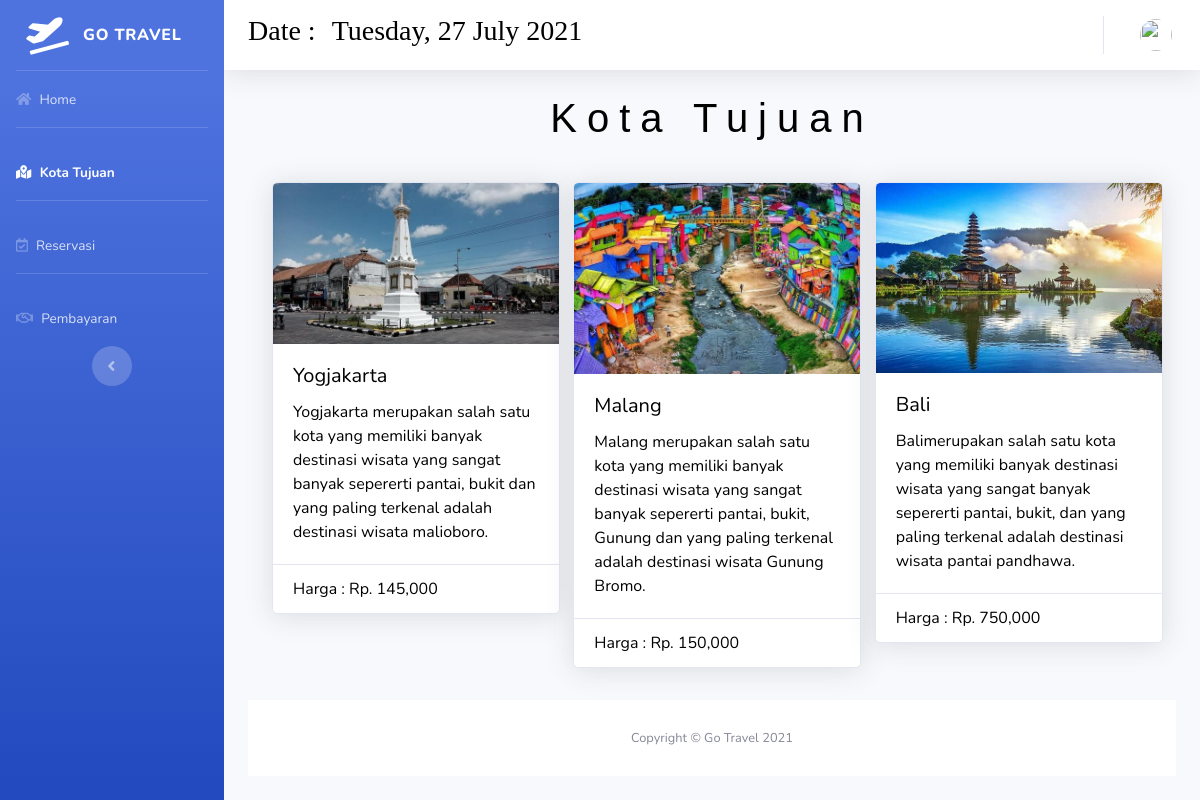
The page /index.php/admin/kotaTujuan on the database its author committed.
### tables this page shows
CREATE TABLE `kota_tujuan` (
  `id` int(11) NOT NULL,
  `name_kota` varchar(50) NOT NULL,
  `image` varchar(50) NOT NULL,
  `deskripsi` varchar(256) NOT NULL,
  `harga` int(11) NOT NULL
);

### application/controllers/Admin.php (called while the page is built, shortened)
<?php
class Admin extends CI_Controller
{
    public function __construct()
    {
        $this->load->library('form_validation');
        $this->load->model('reservasi');
    }
    public function kotaTujuan(){
        $data['title'] = "Kota Tujuan";
        $data['user'] = $this->db->get_where('user' ,['email'=> $this->session->userdata('email')])->row_array();
        $data['kota'] = $this->db->query("SELECT*FROM kota_tujuan");
        $this->load->view('templete/header',$data);
        $this->load->view('templete/sidebar_admin');
        $this->load->view('templete/topbar', $data);
        $this->load->view('admin/kota_tujuan',$data);
        $this->load->view('templete/footer');
    }
}

### index.php (called while the page is built, shortened)
<?php
require_once BASEPATH.'core/CodeIgniter.php';

### application/views/admin/kota_tujuan.php (the view)
<div class="container-fluid">
    <div class="d-flex justify-content-center">
        <h1 style="color: black; font-family: Impact, Haettenschweiler, 'Arial Narrow Bold', sans-serif; letter-spacing: 10px;">Kota Tujuan</h1>
    </div>
<div class="container ">
<div class="row  py-3">
<?php foreach($kota->result_array() as $i ): ?>
    <div class="col-lg-4 py-3">
        <div class="card shadow" style="width: 18rem; color: black;">
             <img src="<?= base_url() ?>/asset/img/kota_tujuan/<?= $i['image']; ?>" class="card-img-top" alt="...">
        <div class="card-body">
            <h5 class="card-title"><?= $i['name_kota']; ?></h5>
            <p class="card-text"><?= $i['deskripsi']; ?></p>
        </div>
            <ul class="list-group list-group-flush">
                <li class="list-group-item">Harga : Rp. <?= number_format($i['harga']); ?> </li>
            </ul>
        </div>
    </div>
    <?php endforeach; ?>
</div>
</div>

### application/views/templete/header.php (shortened to what this page needs)
<!DOCTYPE html>
<html lang="en">
<head>
    <link href=" <?= base_url('asset/') ?>vendor/fontawesome-free/css/all.min.css" rel="stylesheet" type="text/css">
    <link href=" <?= base_url('asset/') ?>css/sb-admin-2.min.css" rel="stylesheet">
    <link href="<?= base_url('asset/') ?>vendor/datatables/dataTables.bootstrap4.min.css" rel="stylesheet">
</head>
<body id="page-top">
    <div id="wrapper">

### application/views/templete/sidebar_admin.php
<ul class="navbar-nav bg-gradient-primary sidebar sidebar-dark accordion" id="accordionSidebar">
<a class="sidebar-brand d-flex align-items-center justify-content-center" href="index.html">
    <div class="sidebar-brand-icon rotate-n-15">
        <i class="fas fa-plane-departure"></i>
    </div>
    <div class="sidebar-brand-text mx-3"> Go Travel</div>
</a>
<hr class="sidebar-divider my-0">
<li class="nav-item <?php echo $this->uri->segment(2) == '' ? 'active' : '' ?>" >
    <a class="nav-link" href="<?= base_url('admin') ?>">
        <i class="fas fa-home"></i>
        <span>Home</span></a>
</li>
<hr class="sidebar-divider">
<li class="nav-item  <?php echo $this->uri->segment(2) == 'kotaTujuan' ? 'active' : '' ?>" >
    <a class="nav-link collapsed" href="<?= base_url('admin/kotaTujuan'); ?>" >
        <i class="fas fa-map-marked-alt"></i>
        <span>Kota Tujuan</span>
    </a>
</li>
<hr class="sidebar-divider">
<li class="nav-item  <?php echo $this->uri->segment(2) == 'reservasi' ? 'active' : '' ?>">
    <a class="nav-link collapsed" href="<?= base_url('admin/reservasi'); ?>" >
        <i class="far fa-calendar-check"></i>
        <span>Reservasi</span>
    </a>
</li>
<hr class="sidebar-divider">
<li class="nav-item <?php echo $this->uri->segment(2) == 'pembayaran' ? 'active' : '' ?>">
    <a class="nav-link collapsed" href="<?= base_url('admin/pembayaran') ?>" >
        <i class="far fa-handshake"></i>
        <span>Pembayaran</span>
    </a>
</li>
<div class="text-center d-none d-md-inline">
    <button class="rounded-circle border-0" id="sidebarToggle"></button>
</div>
</ul>

### application/views/templete/topbar.php (shortened to what this page needs)
<div id="content-wrapper" class="d-flex flex-column">
<div id="content">
    <nav class="navbar navbar-expand navbar-light bg-white topbar mb-4 static-top shadow">
      <div class="row ml-2" style="color: black;  font-family: 'Times New Roman', Times, serif;">
         <div>
            <h3>Date :</h3>
        </div>
        <div class="ml-3">
            <h3><?= date('l, d F Y'); ?></h3>
        </div>
      </div>
        <ul class="navbar-nav ml-auto">
            <li class="nav-item dropdown no-arrow">
                <a class="nav-link dropdown-toggle" href="#" id="userDropdown" role="button"
                    data-toggle="dropdown" aria-haspopup="true" aria-expanded="false">
                    <img class="img-profile rounded-circle"
                        src="<?= base_url('asset/') ?>img/profile/<?= $user['image'] ?>">
                </a>
            </li>
        </ul>
    </nav>

### application/views/templete/footer.php (shortened to what this page needs)
           <footer class="sticky-footer bg-white">
                <div class="container my-auto">
                    <div class="copyright text-center my-auto">
                        <span>Copyright &copy; Go Travel <?= date('Y'); ?></span>
                    </div>
                </div>
            </footer>
        </div>
    </div>
</body>
</html>

### rows shown on the page
kota_tujuan: image (picture), name_kota "Yogjakarta", deskripsi "Yogjakarta merupakan salah satu kota yang memiliki banyak destinasi wisata yang sangat banyak sepererti pantai, bukit dan yang paling terkenal adalah destinasi wisata malioboro.", harga "145,000"
kota_tujuan: image (picture), name_kota "Malang", deskripsi "Malang merupakan salah satu kota yang memiliki banyak destinasi wisata yang sangat banyak sepererti pantai, bukit, Gunung dan yang paling terkenal adalah destinasi wisata Gunung Bromo.", harga "150,000"
kota_tujuan: image (picture), name_kota "Bali", deskripsi "Balimerupakan salah satu kota yang memiliki banyak destinasi wisata yang sangat banyak sepererti pantai, bukit, dan yang paling terkenal adalah destinasi wisata pantai pandhawa.", harga "750,000"
